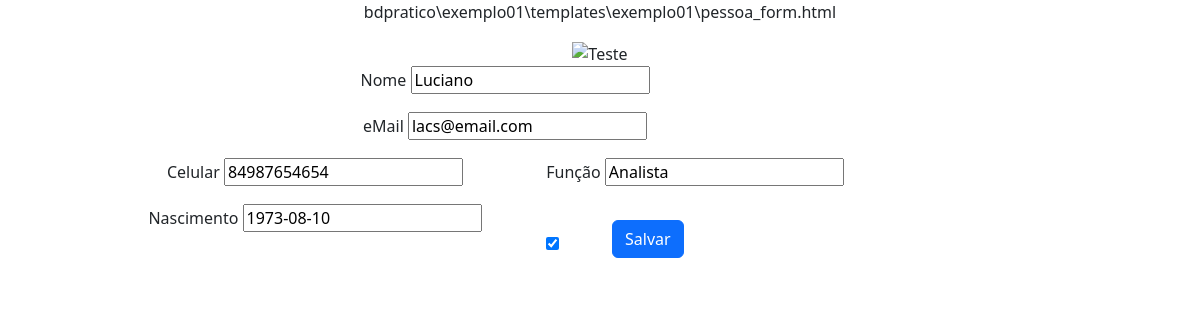
The app's page /pessoa_update/1/ with its own data.
### exemplo01/models.py (models this page shows, shortened)
class Pessoa(models.Model):
    nome = models.CharField(max_length=50, null=False, blank=False, verbose_name='Nome')
    email = models.CharField(max_length=50, null=False, blank=False, verbose_name='eMail')
    celular = models.CharField(max_length=20, null=True, blank=True, verbose_name='celular')
    funcao = models.CharField(max_length=30, null=True, blank=True, verbose_name='Funcao')
    nascimento = models.DateField(null=True, blank=True, verbose_name='Nascimento')
    ativo = models.BooleanField(default=True, verbose_name='Ativo')
    class Meta:
        ordering = ['nome', 'funcao']

### exemplo01/views.py (the view, shortened to what this page needs)
# urls.py: path("pessoa_update/<int:pk>/", views.pessoa_update.as_view(), name='pessoa_update_alias'),
class pessoa_update(UpdateView):
    model = Pessoa
    fields = ['nome', 'email', 'celular', 'funcao', 'nascimento', 'ativo']

### exemplo01/templates/exemplo01/pessoa_form.html (shortened to what this page needs)
{% load static %}
<!DOCTYPE html>
<html lang="pt-br">
<head>
    <link href="https://cdn.jsdelivr.net/npm/bootstrap@5.3.0/dist/css/bootstrap.min.css" rel="stylesheet">
</head>
<body>
    <div class="container">
        <div class="col-md-12 col-sm-12 col-xs-12">
            <center>
                <p>bdpratico\exemplo01\templates\exemplo01\pessoa_form.html</p>
                <img src="{% static 'pessoa.png' %}" class="img-fluid" alt="Teste" width="15%">
                <form method="POST" enctype="multipart/form-data">
                    <div class="col-md-12 col-sm-12 col-xs-12">
                        <div class="row" style="line-height: 1;">
                            <div class="col-md-1 col-sm-1 col-xs-1"></div>
                            <div class="col-md-8 col-sm-12 col-xs-12">
                                <div class="mb-3">
                                    <label for="id_nome" class="form-label">Nome</label>
                                    {{ form.nome }}
                                </div>
                            </div>
                        </div>
                        <div class="row" style="line-height: 1;">
                            <div class="col-md-1 col-sm-1 col-xs-1"></div>
                            <div class="col-md-8 col-sm-12 col-xs-12">
                                <div class="mb-3">
                                    <label for="id_email" class="form-label">eMail</label>
                                    {{ form.email }}
                                </div>
                            </div>
                        </div>
                        <div class="row" style="line-height: 1;">
                            <div class="col-md-1 col-sm-1 col-xs-1"></div>
                            <div class="col-md-4 col-sm-4 col-xs-4">
                                <div class="mb-3">
                                    <label for="id_celular" class="form-label">Celular</label>
                                    {{ form.celular }}
                                </div>
                            </div>
                            <div class="col-md-4 col-sm-4 col-xs-4">
                                <div class="mb-3">
                                    <label for="id_funcao" class="form-label">Função</label>
                                    {{ form.funcao }}
                                </div>
                            </div>
                        </div>
                        <div class="row" style="line-height: 1;">
                            <div class="col-md-1 col-sm-1 col-xs-1"></div>
                            <div class="col-md-4 col-sm-4 col-xs-4">
                                <div class="mb-3">
                                    <label for="id_nascimento" class="form-label">Nascimento</label>
                                    {{ form.nascimento }}
                                </div>
                            </div>
                            <div class="col-md-1 col-sm-1 col-xs-1"><br><br>
                                {{ form.ativo }}
                            </div>
                            <div class="col-md-1 col-sm-1 col-xs-1"><br>
                                <button type="submit" class="btn btn-primary">Salvar</button>
                            </div>
                        </div>
                    </div>
                </form>
            </center>
        </div>
    </div>
</body>
</html>

### records on screen
Pessoa: nome "Luciano", email "lacs@email.com", celular "84987654654", funcao "Analista", nascimento "1973-08-10", ativo "☑"
